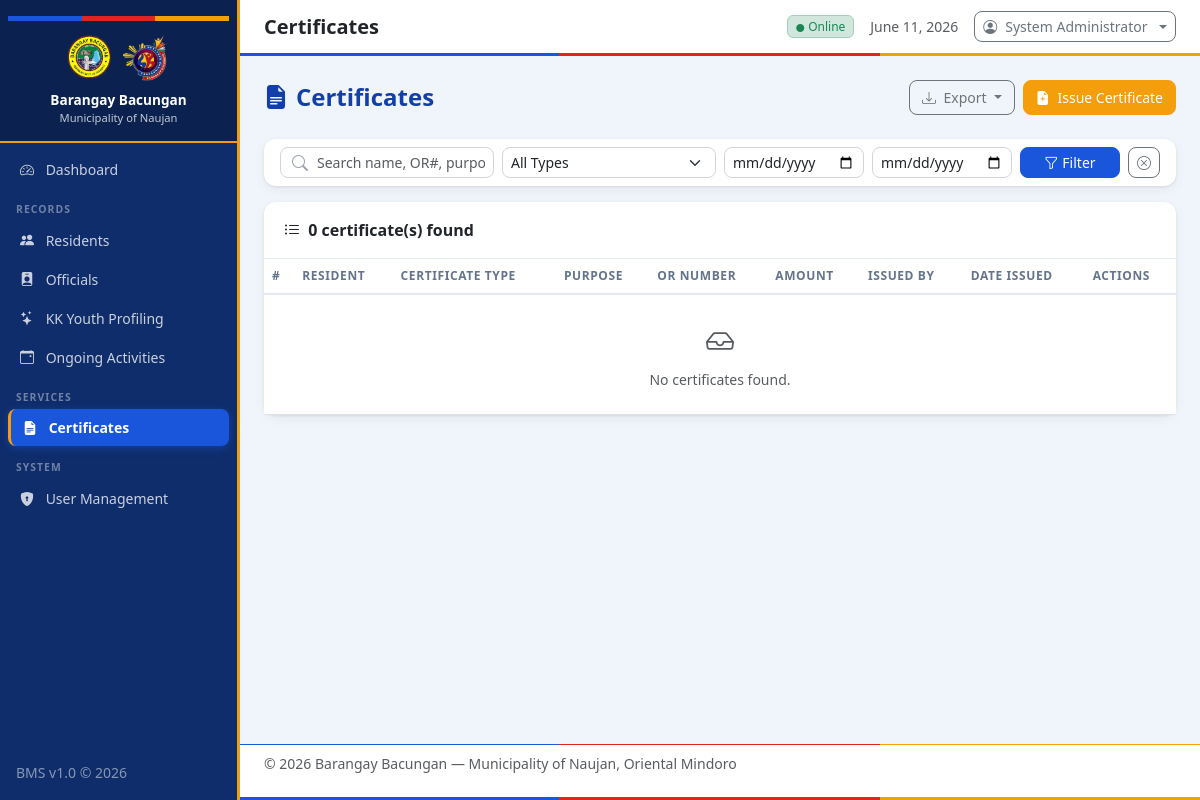
Page /modules/certificates/index.php (signed in) on the earlier database version.
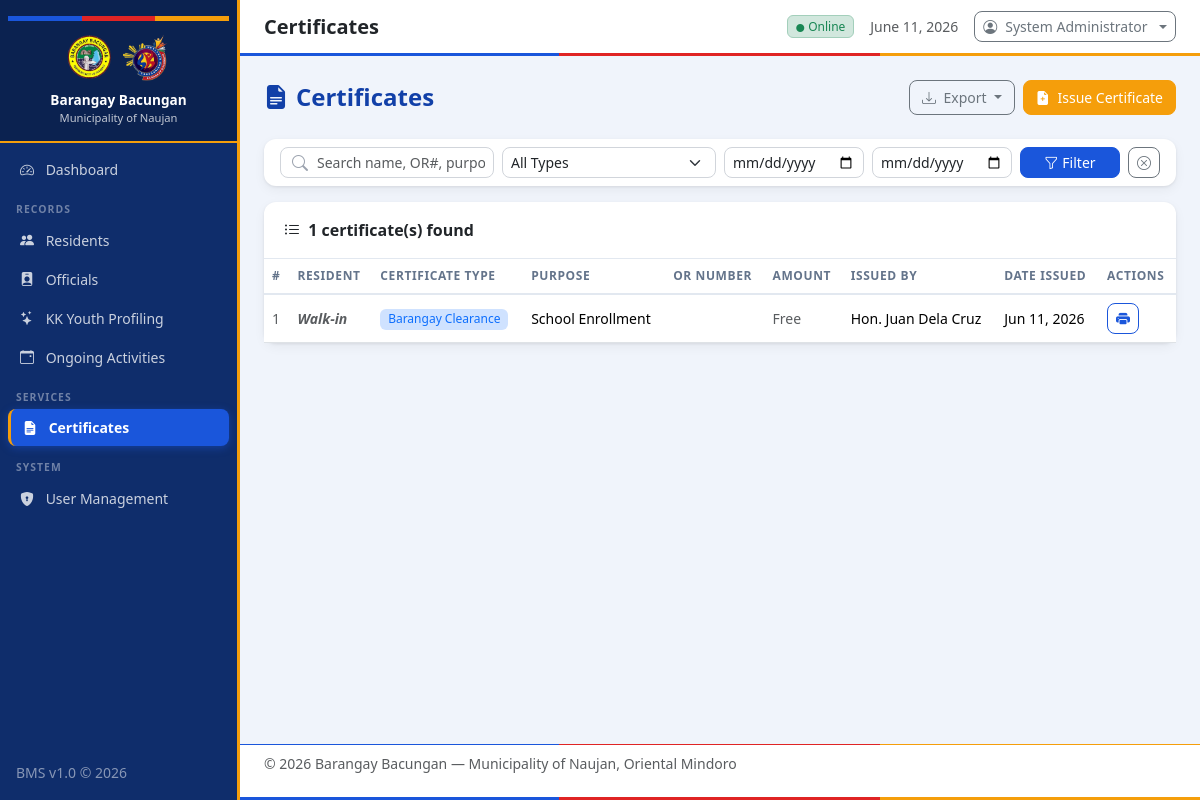
Same page on the later database version.
### tables this page shows
CREATE TABLE users (
            id INTEGER PRIMARY KEY AUTOINCREMENT,
            username TEXT NOT NULL UNIQUE,
            password TEXT NOT NULL,
            full_name TEXT NOT NULL,
            role TEXT DEFAULT 'Staff',
            created_at TEXT DEFAULT (datetime('now','localtime'))
        );

CREATE TABLE certificates (
            id INTEGER PRIMARY KEY AUTOINCREMENT,
            resident_id INTEGER,
            cert_type TEXT NOT NULL,
            purpose TEXT,
            issued_by TEXT,
            or_number TEXT,
            amount REAL DEFAULT 0,
            issued_at TEXT DEFAULT (datetime('now','localtime')),
            FOREIGN KEY (resident_id) REFERENCES residents(id) ON DELETE SET NULL
        );

### config/auth.php (called while the page is built, shortened)
<?php
function getCurrentUser(): ?array {
    $db = getDB();
    $stmt = $db->prepare("SELECT id, username, full_name, role FROM users WHERE id = ?");
    $stmt->execute([$_SESSION['user_id']]);
    return $stmt->fetch() ?: null;
}

### modules/certificates/index.php (the view, shortened to what this page needs)
<?php
$pageTitle = 'Certificates';
$rootPath = '../../';
$db = getDB();
$search   = trim($_GET['search'] ?? '');
$dateFrom = $_GET['date_from'] ?? '';
$dateTo   = $_GET['date_to'] ?? '';
$where = [];
$params = [];
$sql = "SELECT c.*, r.first_name, r.last_name, r.address
        FROM certificates c
        LEFT JOIN residents r ON c.resident_id = r.id"
     . ($where ? " WHERE " . implode(" AND ", $where) : "")
     . " ORDER BY c.issued_at DESC";
$stmt = $db->prepare($sql);
$stmt->execute($params);
$certs = $stmt->fetchAll();
include __DIR__ . '/../../includes/header.php';
?>
<div class="page-header">
    <h4><i class="bi bi-file-earmark-text-fill me-2"></i>Certificates</h4>
    <div class="d-flex gap-2">
        <div class="btn-group" role="group">
            <button type="button" class="btn btn-outline-secondary dropdown-toggle" data-bs-toggle="dropdown">
                <i class="bi bi-download me-1"></i> Export
            </button>
        </div>
        <a href="issue.php" class="btn btn-warning">
            <i class="bi bi-file-earmark-plus-fill me-1"></i> Issue Certificate
        </a>
    </div>
</div>
<div class="card content-card mb-3">
    <div class="card-body py-2">
        <form method="GET" class="row g-2 align-items-end">
            <div class="col-md-3">
                <div class="search-wrapper">
                    <i class="bi bi-search"></i>
                    <input type="text" name="search" class="form-control form-control-sm"
                           placeholder="Search name, OR#, purpose..." value="<?= htmlspecialchars($search) ?>">
                </div>
            </div>
            <div class="col-md-3">
                <select name="type" class="form-select form-select-sm">
                    <option value="">All Types</option>
                </select>
            </div>
            <div class="col-md-2">
                <input type="date" name="date_from" class="form-control form-control-sm" value="<?= htmlspecialchars($dateFrom) ?>" placeholder="From">
            </div>
            <div class="col-md-2">
                <input type="date" name="date_to" class="form-control form-control-sm" value="<?= htmlspecialchars($dateTo) ?>" placeholder="To">
            </div>
            <div class="col-md-2 d-flex gap-2">
                <button type="submit" class="btn btn-sm btn-primary flex-grow-1">
                    <i class="bi bi-funnel me-1"></i>Filter
                </button>
                <a href="index.php" class="btn btn-sm btn-outline-secondary"><i class="bi bi-x-circle"></i></a>
            </div>
        </form>
    </div>
</div>
<div class="card content-card">
    <div class="card-header">
        <i class="bi bi-list-ul me-1"></i> <?= count($certs) ?> certificate(s) found
    </div>
    <div class="card-body p-0">
        <div class="table-responsive">
            <table class="table table-hover mb-0">
                <thead>
                    <tr>
                        <th>#</th>
                        <th>Resident</th>
                        <th>Certificate Type</th>
                        <th>Purpose</th>
                        <th>OR Number</th>
                        <th>Amount</th>
                        <th>Issued By</th>
                        <th>Date Issued</th>
                        <th>Actions</th>
                    </tr>
                </thead>
                <tbody>
                <?php if (empty($certs)): ?>
                    <tr><td colspan="9" class="text-center text-muted py-4">
                        <i class="bi bi-inbox fs-3 d-block mb-2"></i>No certificates found.
                    </td></tr>
                <?php else: ?>
                    <?php foreach ($certs as $i => $c): ?>
                    <?php
                        $typeColor = match($c['cert_type']) {
                            'Barangay Clearance'       => 'bg-primary-subtle text-primary',
                            'Certificate of Residency' => 'bg-success-subtle text-success',
                            'Certificate of Indigency' => 'bg-warning-subtle text-warning',
                            default                    => 'bg-secondary-subtle text-secondary',
                        };
                    ?>
                    <tr>
                        <td class="text-muted"><?= $i + 1 ?></td>
                        <td>
                            <div class="fw-semibold">
                                <?= $c['first_name'] ? htmlspecialchars($c['first_name'] . ' ' . $c['last_name']) : '<em class="text-muted">Walk-in</em>' ?>
                            </div>
                        </td>
                        <td><span class="badge <?= $typeColor ?>"><?= htmlspecialchars($c['cert_type']) ?></span></td>
                        <td class="text-truncate" style="max-width:140px"><?= htmlspecialchars($c['purpose'] ?? '—') ?></td>
                        <td><?= htmlspecialchars($c['or_number'] ?? '—') ?></td>
                        <td><?= $c['amount'] > 0 ? '₱' . number_format($c['amount'], 2) : '<span class="text-muted">Free</span>' ?></td>
                        <td><?= htmlspecialchars($c['issued_by'] ?? '—') ?></td>
                        <td><?= date('M d, Y', strtotime($c['issued_at'])) ?></td>
                        <td>
                            <a href="print.php?id=<?= $c['id'] ?>" class="btn btn-sm btn-outline-primary" target="_blank" data-bs-toggle="tooltip" title="Print">
                                <i class="bi bi-printer-fill"></i>
                            </a>
                        </td>
                    </tr>
                    <?php endforeach; ?>
                <?php endif; ?>
                </tbody>
            </table>
        </div>
    </div>
</div>
<?php include __DIR__ . '/../../includes/footer.php'; ?>

### includes/header.php (shortened to what this page needs)
<?php
require_once dirname(__DIR__) . '/config/auth.php';
$currentUser = getCurrentUser();
?>
<!DOCTYPE html>
<html lang="en">
<head>
    <link rel="stylesheet" href="https://cdn.jsdelivr.net/npm/bootstrap@5.3.2/dist/css/bootstrap.min.css">
    <link rel="stylesheet" href="https://cdn.jsdelivr.net/npm/bootstrap-icons@1.11.3/font/bootstrap-icons.min.css">
    <link rel="stylesheet" href="<?= $rootPath ?? '' ?>assets/css/style.css">
</head>
<body>
<?php
function isActive(string $path): string {
    return str_contains($_SERVER['REQUEST_URI'], $path) ? 'active' : '';
}
?>
<div class="wrapper d-flex">
    <nav id="sidebar" class="sidebar d-flex flex-column flex-shrink-0 p-0">
        <div class="sidebar-header text-center py-3 px-2">
            <div class="brgy-seal mb-2 d-flex justify-content-center gap-2">
                <img src="<?= $rootPath ?? '' ?>assets/img/barangay.png" alt="Barangay Logo" style="width: 50px; height: 50px; object-fit: contain;">
                <img src="<?= $rootPath ?? '' ?>assets/img/sk.png" alt="SK Logo" style="width: 50px; height: 50px; object-fit: contain;">
            </div>
            <div class="brgy-name fw-bold text-white lh-sm">
                <?= BARANGAY_NAME ?><br>
                <small class="fw-normal opacity-75" style="font-size:0.7rem"><?= MUNICIPALITY ?></small>
            </div>
        </div>
        <ul class="nav flex-column px-2 pb-3 mt-2">
            <?php
            $userRole = $currentUser['role'] ?? '';
            $isAdmin = $userRole === 'Admin';
            $isSK = $userRole === 'SK Official';
            $isKK = $userRole === 'Katipunan Member';
            ?>
            <?php if ($isAdmin): ?>
            <li class="nav-item">
                <a href="<?= $rootPath ?? '' ?>index.php" class="nav-link <?= isActive('index.php') && !isActive('modules') ? 'active' : '' ?>">
                    <i class="bi bi-speedometer2 me-2"></i> Dashboard
                </a>
            </li>
            <li class="nav-item mt-1">
                <span class="nav-section-label px-2">RECORDS</span>
            </li>
            <li class="nav-item">
                <a href="<?= $rootPath ?? '' ?>modules/residents/index.php" class="nav-link <?= isActive('residents') ? 'active' : '' ?>">
                    <i class="bi bi-people-fill me-2"></i> Residents
                </a>
            </li>
            <li class="nav-item">
                <a href="<?= $rootPath ?? '' ?>modules/officials/index.php" class="nav-link <?= isActive('officials') ? 'active' : '' ?>">
                    <i class="bi bi-person-badge-fill me-2"></i> Officials
                </a>
            </li>
            <?php endif; ?>
            <?php if ($isAdmin || $isSK): ?>
            <li class="nav-item">
                <a href="<?= $rootPath ?? '' ?>modules/kk_youth/index.php" class="nav-link <?= isActive('kk_youth') ? 'active' : '' ?>">
                    <i class="bi bi-stars me-2"></i> KK Youth Profiling
                </a>
            </li>
            <?php endif; ?>
            <?php if ($isAdmin || $isKK || $isSK): ?>
            <li class="nav-item">
                <a href="<?= $rootPath ?? '' ?>modules/activities/index.php" class="nav-link <?= isActive('activities') ? 'active' : '' ?>">
                    <i class="bi bi-calendar-event me-2"></i> Ongoing Activities
                </a>
            </li>
            <?php endif; ?>
            <?php if ($isAdmin): ?>
            <li class="nav-item mt-1">
                <span class="nav-section-label px-2">SERVICES</span>
            </li>
            <li class="nav-item">
                <a href="<?= $rootPath ?? '' ?>modules/certificates/index.php" class="nav-link <?= isActive('certificates') ? 'active' : '' ?>">
                    <i class="bi bi-file-earmark-text-fill me-2"></i> Certificates
                </a>
            </li>
            <li class="nav-item mt-1">
                <span class="nav-section-label px-2">SYSTEM</span>
            </li>
            <li class="nav-item">
                <a href="<?= $rootPath ?? '' ?>modules/users/index.php" class="nav-link <?= isActive('users') ? 'active' : '' ?>">
                    <i class="bi bi-shield-lock-fill me-2"></i> User Management
                </a>
            </li>
            <?php endif; ?>
        </ul>
        <div class="mt-auto px-3 pb-3">
            <small class="text-white-50">BMS v1.0 &copy; <?= date('Y') ?></small>
        </div>
    </nav>
    <div class="main-content flex-grow-1 d-flex flex-column">
        <header class="topbar d-flex align-items-center px-4 py-2">
            <h5 class="mb-0 fw-semibold text-dark"><?= htmlspecialchars($pageTitle ?? 'Dashboard') ?></h5>
            <div class="ms-auto d-flex align-items-center gap-3">
                <span class="badge bg-success-subtle text-success border border-success-subtle">
                    <i class="bi bi-circle-fill me-1" style="font-size:0.5rem"></i>Online
                </span>
                <span class="text-muted small d-none d-md-inline"><?= date('F d, Y') ?></span>
                <div class="dropdown">
                    <button class="btn btn-sm btn-outline-secondary dropdown-toggle d-flex align-items-center gap-2" type="button" data-bs-toggle="dropdown">
                        <i class="bi bi-person-circle"></i>
                        <span class="d-none d-sm-inline"><?= htmlspecialchars($currentUser['full_name'] ?? 'User') ?></span>
                    </button>
                </div>
            </div>
        </header>
        <main class="flex-grow-1 p-4">

### includes/footer.php (shortened to what this page needs)
        </main>
        <footer class="topbar border-top px-4 py-2 text-muted small">
            &copy; <?= date('Y') ?> <?= BARANGAY_NAME ?> &mdash; <?= MUNICIPALITY ?>, <?= PROVINCE ?>
        </footer>
    </div>
</div>
</body>
</html>

### assets/css/style.css (style rules this page uses)
:root { --blue: #1a56db; --blue-dark: #1240a8; --blue-light: #dbeafe; --red: #e02424; --red-dark: #b91c1c; --red-light: #fee2e2; --yellow: #f59e0b; --yellow-dark: #d97706; --yellow-light: #fef3c7; --sidebar-width: 240px; --sidebar-bg: #0f2d6b; --sidebar-hover: rgba(255,255,255,0.12); --sidebar-active: var(--blue); --accent: var(--blue); --accent-dark: var(--blue-dark); --accent-light: var(--blue-light); --topbar-height: 56px; --body-bg: #f0f4fb; --card-shadow: 0 1px 3px rgba(0,0,0,0.08), 0 4px 12px rgba(0,0,0,0.05); }
* { box-sizing: border-box; }
body { font-family: 'Segoe UI', system-ui, -apple-system, sans-serif; background: var(--body-bg); color: #1e293b; min-height: 100vh; }
.wrapper { min-height: 100vh; }
.sidebar { width: var(--sidebar-width); min-height: 100vh; background: var(--sidebar-bg); position: sticky; top: 0; height: 100vh; overflow-y: auto; transition: width 0.3s ease; z-index: 100; flex-shrink: 0; border-right: 3px solid var(--yellow); }
.sidebar-header { background: rgba(0,0,0,0.25); border-bottom: 2px solid var(--yellow); padding-bottom: 1rem; }
.sidebar-header::before { content: ''; display: block; height: 5px; background: linear-gradient(to right, var(--blue) 33.3%, var(--red) 33.3% 66.6%, var(--yellow) 66.6%); margin-bottom: 0.75rem; }
.brgy-name { font-size: 0.85rem; }
.nav-section-label { font-size: 0.65rem; font-weight: 700; letter-spacing: 0.1em; color: rgba(255,255,255,0.4); text-transform: uppercase; display: block; margin-top: 0.5rem; margin-bottom: 0.25rem; }
.sidebar .nav-link { color: rgba(255,255,255,0.78); border-radius: 8px; padding: 0.5rem 0.75rem; font-size: 0.875rem; transition: all 0.2s; margin-bottom: 2px; }
.sidebar .nav-link.active { background: var(--blue); color: #fff; font-weight: 600; box-shadow: 0 2px 8px rgba(26,86,219,0.45); border-left: 3px solid var(--yellow); }
.topbar { background: #fff; border-bottom: 3px solid transparent; border-image: linear-gradient(to right, var(--blue) 33.3%, var(--red) 33.3% 66.6%, var(--yellow) 66.6%) 1; min-height: var(--topbar-height); }
.main-content { min-width: 0; background: var(--body-bg); }
.content-card { background: #fff; border-radius: 12px; border: none; box-shadow: var(--card-shadow); }
.content-card .card-header { background: transparent; border-bottom: 1px solid #e2e8f0; padding: 1rem 1.25rem; font-weight: 600; }
.table th { font-size: 0.75rem; font-weight: 700; text-transform: uppercase; letter-spacing: 0.05em; color: #64748b; border-bottom: 2px solid #e2e8f0; white-space: nowrap; }
.table td { vertical-align: middle; font-size: 0.875rem; }
.badge { font-weight: 500; font-size: 0.75rem; }
.form-control, .form-select { border-radius: 8px; border-color: #d1d5db; font-size: 0.875rem; }
.btn { border-radius: 8px; font-size: 0.875rem; font-weight: 500; }
.btn-primary { background: var(--blue); border-color: var(--blue); }
.btn-warning { background: var(--yellow); border-color: var(--yellow); color: #fff; }
.btn-outline-primary { color: var(--blue); border-color: var(--blue); }
.search-wrapper { position: relative; }
.search-wrapper .bi-search { position: absolute; left: 12px; top: 50%; transform: translateY(-50%); color: #9ca3af; }
.search-wrapper input { padding-left: 36px; }
.page-header { display: flex; align-items: center; justify-content: space-between; margin-bottom: 1.5rem; flex-wrap: wrap; gap: 0.75rem; }
.page-header h4 { margin: 0; font-weight: 700; color: var(--blue-dark); }

Differences in the rows shown:
added certificates: cert_type "Barangay Clearance", purpose "School Enrollment", amount "Free", issued_by "Hon. Juan Dela Cruz", issued_at "Jun 11, 2026"
Other differences:
count($certs): "0" → "1"
text no longer shown: "No certificates found."
